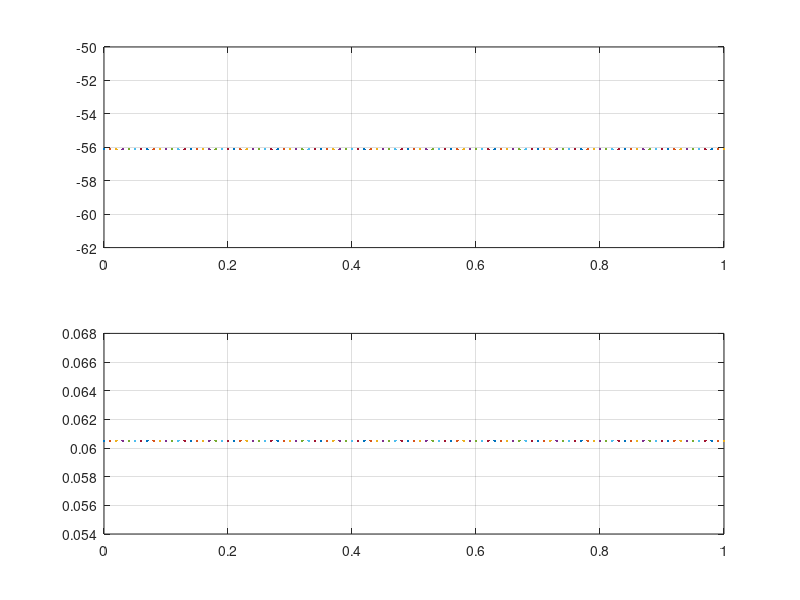

This figure's MATLAB source:

h=[ 0.1056    0.0006   -0.3185    0.4976   -0.3185    0.0006    0.1056];
M=(size(h,2)+1)/2;
w=0;
for i=1:100

    A=h(M);
        for n=1:M-1
        A=A+2.*h(n)*cos(w*(n-M));
        end
     A(i)=A;
     w=w+0.01;
end
w=0:0.01:1;
logamp=20*log(abs(A(i)));
subplot(2,1,1)
plot(w,logamp)
grid;
subplot(2,1,2)
plot(w,abs(A(i)));
grid;

